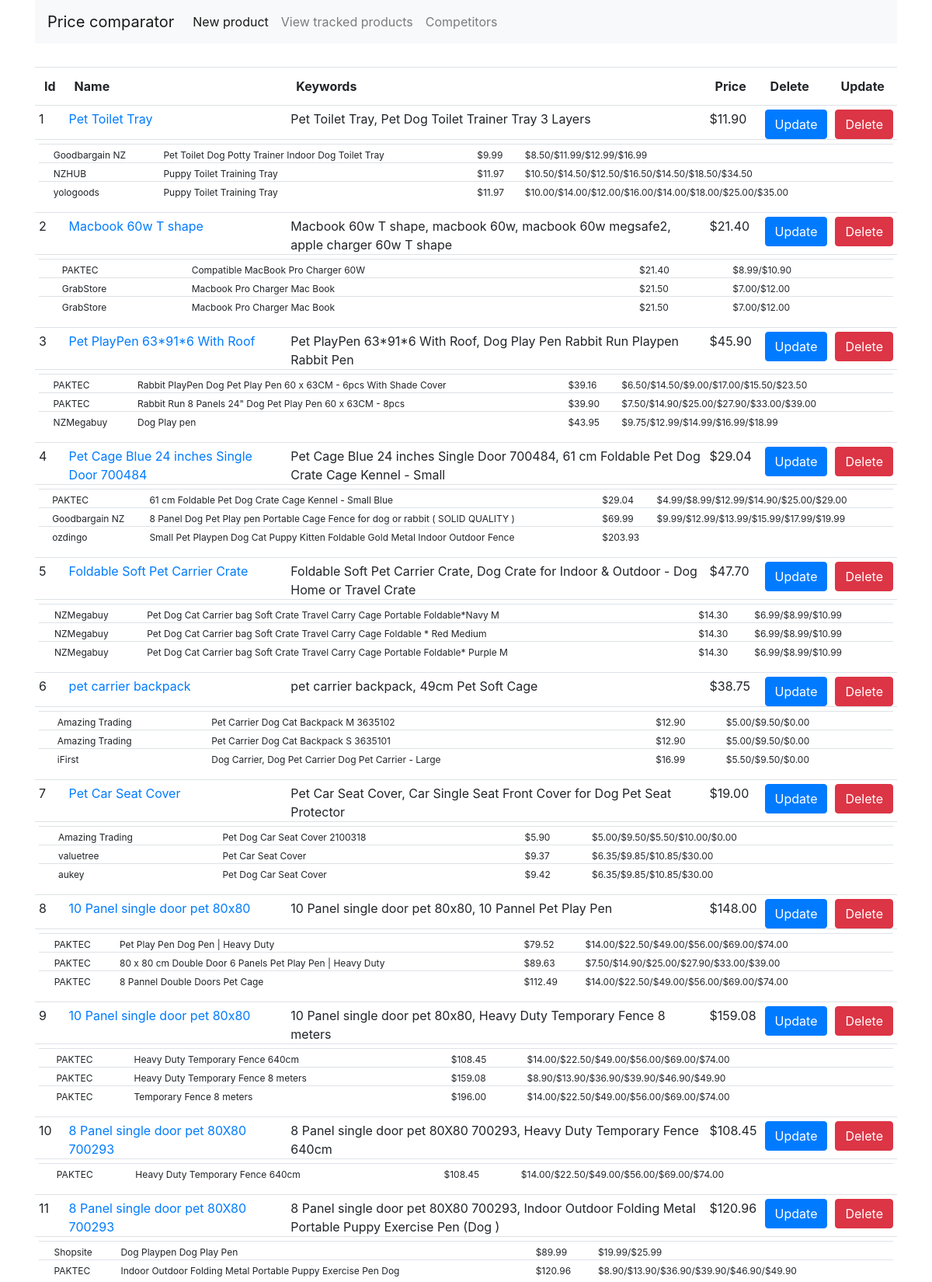
Page /view_tracked_products (upper part) on the committed database.
### app.py (models this page shows)
class Product(db.Model):
	id = db.Column(db.Integer, primary_key=True, autoincrement=True)
	name = db.Column(db.String(200), nullable=False)
	keywords = db.Column(db.String(200), nullable=False)
	price = db.Column(db.Numeric(10,2))
	tacked_items = db.relationship('TrackedItem', backref='product', lazy=True, order_by="TrackedItem.price")

class TrackedItem(db.Model):
	id = db.Column(db.Integer, primary_key=True, autoincrement=True)
	name = db.Column(db.String(200), nullable=False)
	web_id = db.Column(db.String(200), nullable=False)
	seller = db.Column(db.String(200), nullable=False)
	url = db.Column(db.String(1200), nullable=False)
	shipping = db.Column(db.String(1200), nullable=False)
	price = db.Column(db.Numeric(10,2))
	product_id = db.Column(db.Integer, db.ForeignKey('product.id'), nullable=False)

### app.py (the view)
@app.route('/view_tracked_products')
def view_tracked_products():
	trackedProducts = Product.query.all()
	return render_template('view_tracked_products.html', products=trackedProducts)

### templates/view_tracked_products.html
{% extends "base.html" %}
{% block content %}
  <div>
  <table class="table summary_table">
    <tr>
      <th>Id</th>
      <th>Name</th>
      <th>Keywords</th>
      <th>Price</th>
      <th>Delete</th>
      <th>Update</th>
    </tr>
    {% for product in products %}
    <tr>
        <td>{{product.id}}</td>
        <td><a href="related_products?search_id={{product.id}}">{{product.name}}</a></td>
        <td>{{product.keywords}}</td>
        <td>${{product.price}}</td>
        <td><button class="btn btn-primary">Update</button></td>
        <td><button class="btn btn-danger">Delete</button></td>
      </tr>
  <tr>
  <td colspan="6">
      <table class="table">
       {% for preview in product.tacked_items[:3] %}
        <tr>
          <td></td>
          <td>{{preview.seller}}</td>
          <td>{{preview.name}}</td>
          <td>${{preview.price}}</td>
          <td>{{preview.shipping}}</td>
        </tr>
        {% endfor %}
        </table>
    </td>
  </tr>
  {% endfor %}
  </table>
  </div>
{% endblock %}

### static/style.css (style rules this page uses)
table.summary_table td { padding: 5px; padding-bottom: 0px; }
table.summary_table table td { font-size: 12px; }

### rows in the picture
Product: id "1", name "Pet Toilet Tray", keywords "Pet Toilet Tray, Pet Dog Toilet Trainer Tray 3 Layers", price "11.90"
TrackedItem: seller "Goodbargain NZ", name "Pet Toilet Dog Potty Trainer Indoor Dog Toilet Tray", price "9.99", shipping "$8.50/$11.99/$12.99/$16.99"
TrackedItem: seller "NZHUB", name "Puppy Toilet Training Tray", price "11.97", shipping "$10.50/$14.50/$12.50/$16.50/$14.50/$18.50/$34.50"
TrackedItem: seller "yologoods", name "Puppy Toilet Training Tray", price "11.97", shipping "$10.00/$14.00/$12.00/$16.00/$14.00/$18.00/$25.00/$35.00"
Product: id "2", name "Macbook 60w T shape", keywords "Macbook 60w T shape, macbook 60w, macbook 60w megsafe2, apple charger 60w T shape", price "21.40"
TrackedItem: seller "PAKTEC", name "Compatible MacBook Pro Charger 60W", price "21.40", shipping "$8.99/$10.90"
TrackedItem: seller "GrabStore", name "Macbook Pro Charger Mac Book", price "21.50", shipping "$7.00/$12.00"
TrackedItem: seller "GrabStore", name "Macbook Pro Charger Mac Book", price "21.50", shipping "$7.00/$12.00"
Product: id "3", name "Pet PlayPen 63*91*6 With Roof", keywords "Pet PlayPen 63*91*6 With Roof, Dog Play Pen Rabbit Run Playpen Rabbit Pen", price "45.90"
TrackedItem: seller "PAKTEC", name "Rabbit PlayPen Dog Pet Play Pen 60 x 63CM - 6pcs With Shade Cover", price "39.16", shipping "$6.50/$14.50/$9.00/$17.00/$15.50/$23.50"
TrackedItem: seller "PAKTEC", name "Rabbit Run 8 Panels 24\" Dog Pet Play Pen 60 x 63CM - 8pcs", price "39.90", shipping "$7.50/$14.90/$25.00/$27.90/$33.00/$39.00"
TrackedItem: seller "NZMegabuy", name "Dog Play pen", price "43.95", shipping "$9.75/$12.99/$14.99/$16.99/$18.99"
Product: id "4", name "Pet Cage Blue 24 inches Single Door 700484", keywords "Pet Cage Blue 24 inches Single Door 700484, 61 cm Foldable Pet Dog Crate Cage Kennel - Small", price "29.04"
TrackedItem: seller "PAKTEC", name "61 cm Foldable Pet Dog Crate Cage Kennel - Small Blue", price "29.04", shipping "$4.99/$8.99/$12.99/$14.90/$25.00/$29.00"
TrackedItem: seller "Goodbargain NZ", name "8 Panel Dog Pet Play pen Portable Cage Fence for dog or rabbit ( SOLID QUALITY )", price "69.99", shipping "$9.99/$12.99/$13.99/$15.99/$17.99/$19.99"
TrackedItem: seller "ozdingo", name "Small Pet Playpen Dog Cat Puppy Kitten Foldable Gold Metal Indoor Outdoor Fence", price "203.93"
Product: id "5", name "Foldable Soft Pet Carrier Crate", keywords "Foldable Soft Pet Carrier Crate, Dog Crate for Indoor & Outdoor - Dog Home or Travel Crate", price "47.70"
TrackedItem: seller "NZMegabuy", name "Pet Dog Cat Carrier bag Soft Crate Travel Carry Cage Portable Foldable*Navy M", price "14.30", shipping "$6.99/$8.99/$10.99"
TrackedItem: seller "NZMegabuy", name "Pet Dog Cat Carrier bag Soft Crate Travel Carry Cage Foldable * Red Medium", price "14.30", shipping "$6.99/$8.99/$10.99"
TrackedItem: seller "NZMegabuy", name "Pet Dog Cat Carrier bag Soft Crate Travel Carry Cage Portable Foldable* Purple M", price "14.30", shipping "$6.99/$8.99/$10.99"
Product: id "6", name "pet carrier backpack", keywords "pet carrier backpack, 49cm Pet Soft Cage", price "38.75"
TrackedItem: seller "Amazing Trading", name "Pet Carrier Dog Cat Backpack M 3635102", price "12.90", shipping "$5.00/$9.50/$0.00"
TrackedItem: seller "Amazing Trading", name "Pet Carrier Dog Cat Backpack S 3635101", price "12.90", shipping "$5.00/$9.50/$0.00"
TrackedItem: seller "iFirst", name "Dog Carrier, Dog Pet Carrier Dog Pet Carrier - Large", price "16.99", shipping "$5.50/$9.50/$0.00"
Product: id "7", name "Pet Car Seat Cover", keywords "Pet Car Seat Cover, Car Single Seat Front Cover for Dog Pet Seat Protector", price "19.00"
TrackedItem: seller "Amazing Trading", name "Pet Dog Car Seat Cover 2100318", price "5.90", shipping "$5.00/$9.50/$5.50/$10.00/$0.00"
TrackedItem: seller "valuetree", name "Pet Car Seat Cover", price "9.37", shipping "$6.35/$9.85/$10.85/$30.00"
TrackedItem: seller "aukey", name "Pet Dog Car Seat Cover", price "9.42", shipping "$6.35/$9.85/$10.85/$30.00"
Product: id "8", name "10 Panel single door pet 80x80", keywords "10 Panel single door pet 80x80, 10 Pannel Pet Play Pen", price "148.00"
TrackedItem: seller "PAKTEC", name "Pet Play Pen Dog Pen | Heavy Duty", price "79.52", shipping "$14.00/$22.50/$49.00/$56.00/$69.00/$74.00"
TrackedItem: seller "PAKTEC", name "80 x 80 cm Double Door 6 Panels Pet Play Pen | Heavy Duty", price "89.63", shipping "$7.50/$14.90/$25.00/$27.90/$33.00/$39.00"
TrackedItem: seller "PAKTEC", name "8 Pannel Double Doors Pet Cage", price "112.49", shipping "$14.00/$22.50/$49.00/$56.00/$69.00/$74.00"
Product: id "9", name "10 Panel single door pet 80x80", keywords "10 Panel single door pet 80x80, Heavy Duty Temporary Fence 8 meters", price "159.08"
TrackedItem: seller "PAKTEC", name "Heavy Duty Temporary Fence 640cm", price "108.45", shipping "$14.00/$22.50/$49.00/$56.00/$69.00/$74.00"
TrackedItem: seller "PAKTEC", name "Heavy Duty Temporary Fence 8 meters", price "159.08", shipping "$8.90/$13.90/$36.90/$39.90/$46.90/$49.90"
TrackedItem: seller "PAKTEC", name "Temporary Fence 8 meters", price "196.00", shipping "$14.00/$22.50/$49.00/$56.00/$69.00/$74.00"
Product: id "10", name "8 Panel single door pet 80X80 700293", keywords "8 Panel single door pet 80X80 700293, Heavy Duty Temporary Fence 640cm", price "108.45"
TrackedItem: seller "PAKTEC", name "Heavy Duty Temporary Fence 640cm", price "108.45", shipping "$14.00/$22.50/$49.00/$56.00/$69.00/$74.00"
Product: id "11", name "8 Panel single door pet 80X80 700293", keywords "8 Panel single door pet 80X80 700293, Indoor Outdoor Folding Metal Portable Puppy Exercise Pen (Dog )", price "120.96"
TrackedItem: seller "Shopsite", name "Dog Playpen Dog Play Pen", price "89.99", shipping "$19.99/$25.99"
TrackedItem: seller "PAKTEC", name "Indoor Outdoor Folding Metal Portable Puppy Exercise Pen Dog", price "120.96", shipping "$8.90/$13.90/$36.90/$39.90/$46.90/$49.90"
